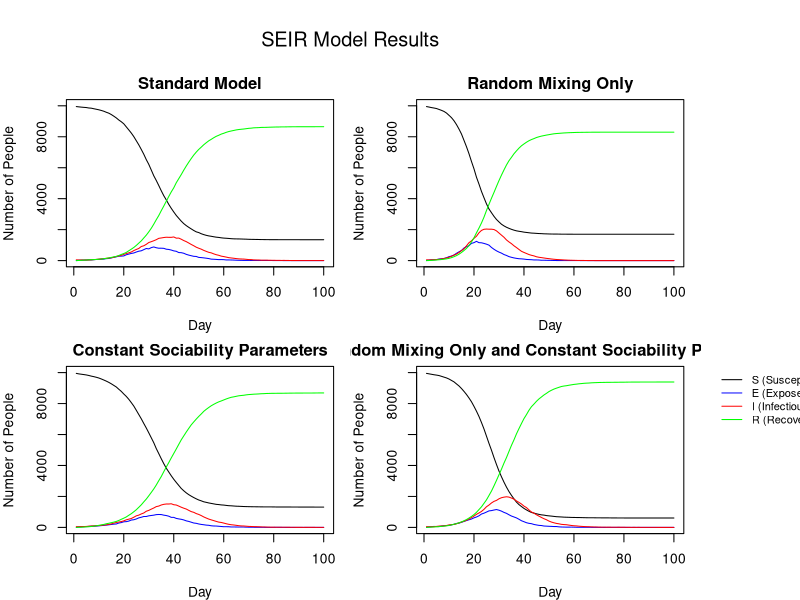

The R script that drew this image:
###########################################################
# File:    Submission.R
# Authors: Colin McDonagh (s2213748), Matthew Poole (s2892092)
# , James Horn (s2304075)
# Date:    2025-10-15
###########################################################
#
### About
#
# This document contains an implementation of an SEIR model as 
# described in the Extended Statistical Programming module.
#
#
### Contributions:
#
# All members attended the majority of workshops and communicated remotely about progress made outside of
# class time.
#
# Colin McDonagh (%)  
#                      
#                     
#                      
#                      
#
# Matthew Poole  (%)  
#                      
#                      
#                      
#                       
#
# James Horn     (%)  
#                     
#                     
#

get.net = function(beta, h, n_c=15) {
  #' Creates a list of vectors, with each vector at position i containing the indices of people that person i is connected with socially.
  #' This is done by looping through each person, calculating their network based on the probability they are connected to someone else, 
  #' and then recording these values at position i of the list, and then recording the value i at each index of the list of the person
  #' in the social network.
  #' @param beta A list of uniform random deviates
  #' @param h a vector describing who shares houses
  #' @param n_c a value dictating the average number of connections per person.
  #' 
  #' @return a list of vectors, with the vector at position i being the social network of person i.
  
  # Define the number of people to consider
  n <- length(h)
  
  # Create a list of vectors for who shares a house with who, as people sharing houses cannot be in the same social network.
  house_network <- lapply(h, function(x) which(x == h))
  
  # Generate an empty list to populate with connections
  social_network <- vector("list",n)
  
  # loop through each person in the network
  for (i in 1:(n-1)) {
    # Create probabilities that person i is connected with each other person. 
    # Only consider person i and onwards as these values will be symmetric.
    network_probs <- c(rep(0,i), (beta[i]*n_c*beta[(i+1):n])/(mean(beta)^2*(n-1))) 
    
    # Create probabilities to compare the network probs with.
    # The first i values are 1 as the first (i-1) have already been assigned networks, and person i cannot be in a network with themself. 
    probs <- c(rep(1,i), runif(n-i))
    
    # Assign the indices of people sharing a network to a vector, and exclude anyone who lives with them
    social_indices <- which(network_probs > probs)[-house_network[[i]]]
    
    # append the indices of people in person i's network to the list
    social_network[[i]] <- c(social_network[[i]], social_indices)
    
    # append person i to the network of each person in person i's network
    social_network[social_indices] <- lapply(social_network[social_indices], function(x) c(x, i))
  }
  
  return(social_network)
}


nseir <- function(beta,h,alink,alpha=c(.1,.01,.01),delta=.2,gamma=.4,nc=15, nt = 100,pinf = .005) {
  #' This function implements and simulates the SEIR model described in the introduction to this document for a given set of parameter
  #' values. It calculates the amount of people that are in the susceptible, exposed, infected, and recovered classes each day based 
  #' on households, a personal social network, and a random interaction network (where households and the personal networks are disjoint). 
  #' @param beta A list of uniform random deviates
  #' @param h A vector indexing who shares houses
  #' @param alink A list of vectors, with the vector at position i being the social network of person i.
  #' @param alpha A vector of parameters for alpha_h, alpha_c, and alpha_r (as described above) respectively.
  #' @param delta The probability that an infected individual transfers from the infected class to the recovered class each day.
  #' @param gamma The probability that an exposed individual transfers from the exposed class to the infected class each day.
  #' @param n_c A value of the average number of personal connections per person.
  #' @param nt The number of days to simulate the model over.
  #' @param pinf The proportion of the population infected at the start of the simulation.
  #' 
  #' @return A list of vectors, where these vectors contain the number of people in the susceptible class, exposed class, infected class, 
  #' recovered class, and the day these correspond to respectively.
  
  # Sets the number of people in the model
  n <- length(h)
  
  # Initialise the vectors we will return from this function
  S <- E <- I <- R <- t_vec <- rep(0,nt)
  
  # Creates a vector to contain the class of each individual each day
  x <- rep(0, n)
  
  # Randomly samples the initial infected people from our population
  x[sample(1:n, round(n * pinf))] <- 2
  
  # Find the initial number of susceptible and infected people
  S[1] <- sum(x==0); I[1] <- sum(x==2)
  
  # Calculates a constant used inside a loop once for efficiency
  k <- (alpha[3]*nc*beta) / (mean(beta)^2*(n-1))
  
  # is it necessary to do this with k or is it worth for performance?
  
  # Iterate the following over each day in the simulation
  for (t in 2:nt){
    
    # Initialise the vector to store people infected each day
    any_inf_vec <- rep(0,n)
    
    # Iterate over each infected person to find out which susceptible people are infected by at least one infected person
    for (i in which(x==2)){

      # Create a new vector where the jth entry will be the probability that person i infects person j by household or by the personal network
      personal_con <- rep(0,n)
      
      # If person j is in the household network of person i, set the jth value in personal_con to alpha_h
      personal_con[which(h==h[i])] <- alpha[1]
      # If person j is in the household network of person i, set the jth value in personal_con to alpha_c
      personal_con[alink[[i]]] <- alpha[2]
      
      # Find the probabilities of person i infecting each other person in the random network.
      rnet_con <- k * beta[i]
      
      # Find which people are conncected to person i by household or personal network
      con_ii <- which(personal_con != 0)
      
      # Make a vector of uniform random deviates where only indices that correspond to contacts are sampled
      unif1 <- rep(1,n)
      unif1[con_ii] <- runif(length(con_ii))
      
      # Simulate the probability that each person was infected by person i by household or personal network
      inf_vec1 <- personal_con >= unif1
      # Simulate the probability that each person was infected by person i by random network
      inf_vec2 <- rnet_con >= runif(n)
      
      # Stores whether each person was infected by any infected person in the model on day t
      any_inf_vec <- inf_vec1 | inf_vec2 | any_inf_vec
    }
    
    # Create uniform random deviates
    u <- runif(n)
    
    # Infected people transition to recovered with class probability delta            
    x[x==2&u<delta] <- 3 
    # Exposed people transition to infected class with probability gamma
    x[x==1&u<gamma] <- 2  
    
    # (Only) Susceptible people transition to exposed class as calculated above
    x[x==0&(1*any_inf_vec)==1] <- 1
    
    # Sum the total people in each class and increment the day
    S[t] <- sum(x==0); E[t] <- sum(x==1)
    I[t] <- sum(x==2); R[t] <- sum(x==3)
    t_vec[t] <- t
  }  
  
  # Return the list of susceptible, exposed, infected, and recovered people on each day and the vector of day indices
  return(list(S=S,E=E,I=I,R=R,t=t_vec))
}

plot_seir = function(seir_results_list, title = 'SEIR Model Results') {

    #' Plots a list of SEIR model results in a 2x2 grid layout, showing the
    #' evolution of SEIR (Susceptible, Exposed, Infectious, Recovered) 
    #' compartments for one or more simulation results. Each element of
    #' `seir_results_list` should be a list containing vectors `S`, `E`,
    #' `I`, and `R` representing daily counts of individuals in each state.
    #' 
    #' @param seir_results_list A list of all model results
    #' @param title optional title for overall window
    #'     

    # Generate the grid layout with margin outside layout for legend
    par(mfrow = c(2, 2), mar = c(4, 4, 2, 1), oma = c(0, 0, 4, 6))

    # Create subplot titles
    plot_titles <- c(
      'Standard Model'
      ,'Random Mixing Only'
      ,'Constant Sociability Parameters'
      ,'Random Mixing Only and Constant Sociability Parameters'
    )

    for (i in seq_along(seir_results_list)) {
        
        # Obtain results timeframe in days
        seir_results <- seir_results_list[[i]]
        n_days <- length(seir_results$S)
        days <- 1:n_days

        # Generate line graphs for each class member of the population per day
        plot(
            days
            , seir_results$S
            , type = "l"
            , col = "black"
            , ylim = c(0, n)
            , xlab = "Day"
            , ylab = "Number of People"
            , main = plot_titles[i]
        )
        lines(days, seir_results$E, col = "blue")
        lines(days, seir_results$I, col = "red")
        lines(days, seir_results$R, col = "green")
    }

    # End layout plotting
    par(xpd = NA)

    # Create a clear legend for all plots
    legend("topright",
        inset = c(-0.55, 0),
        legend = c("S (Susceptible)", "E (Exposed)", "I (Infectious)", "R (Recovered)"),
        col = c("black", "blue", "red", "green"),
        lty = 1,
        xpd = NA,
        bty = "n",
        cex = 0.8)

    # Add a title for the overall window
    mtext(title, outer = TRUE, line = 1, cex = 1.2)
}

system.time({
# Run models
# Specify the number of people in the simulation and the maximum number of people in a given household
n = 10000; hmax = 5

# Simulate beta values as standard uniform random deviates
beta <- runif(n)

# Simulate a vector of household contacts
h1 <- rep(rep(1:n, sample(1:hmax,n, replace=TRUE)), length.out=n)

# Simulate personal network information
alink <- get.net(runif(n), h1, 15)


# Create a list of models (using nseir) to compare
results_list <- list(

    # Standard model with personal, household, and random mixing
    nseir(beta, h1, alink)

    # Run model with random mixing only
    ,nseir(beta, h1, alink, alpha=c(0, 0, 0.04))
    
    # Run model with constant sociability parameters for each person
    ,nseir(beta=rep(mean(beta),n), h1, alink)
    
    # Run model with constant sociability parameters for each person and only consider random mixing
    ,nseir(beta=rep(mean(beta),n), h1, alink, alpha=c(0, 0, 0.04))

)
plot_seir(results_list)

})

# Standard Model
# -------------------------------------------------------------------------

# This represents a typical SEIR model with household and personal 
# networks. Day 0-10 a small number of infections initially appear. Between
# days 30-40 the number of infected people reaches its peak as many susceptible
# people are already infected/immune. As a result, between day 50-70 
# new infections decrease rapidly and finally the epidemic stablises around day 
# 80-100 as almost all people have recovered.


# Random mixing only
# -------------------------------------------------------------------------

# We see a similar trend compared with the standard model
# in terms of changes in SEIR numbers, however the number of exposed 
# people peaks sooner and larger at around day 20.

# Infected individuals mostly contact people they already know
# within household/personal networks, meaning once their household 
# or close network becomes infected, they run out of new susceptibles
# before the infection reaches the rest of the population.

# However without personal and household networks, the population 
# mixes homogenously with less specific population interaction
# ,causing the E and I curves to rise and peak earlier. It appears
# that the rate of recovery is also larger, however this is due to larger
# numbers of infected people per day, the rate of recovery remains constant
# in both this model and the standard.
# 
